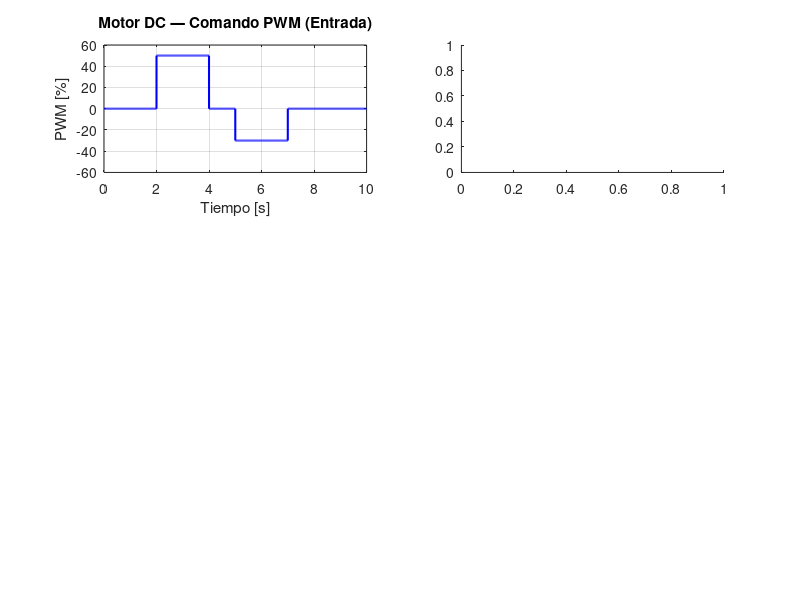

Write the MATLAB code that produced this figure. (Note: this script raises an error after producing the figure.)
%% ============================================================
%  SIMULACIÓN DE CONTROL EN LAZO ABIERTO — CitriBot RRP
%  Robótica I — Universidad Nacional de Asunción
%  ============================================================
%  Este script simula el comportamiento de los 3 tipos de motores
%  del brazo CitriBot controlados en lazo abierto.
%
%  Modelos utilizados:
%    Motor DC:     Función de transferencia de 1er orden
%    Stepper:      Respuesta ideal (escalón de posición)
%    Servo MG995:  Respuesta de 2do orden subamortiguada
%  ============================================================

clear; clc; close all;

%% =================== PARÁMETROS DEL SISTEMA ===================

% --- Motor DC 37Dx70.1L (con caja reductora) ---
% Modelamos el motor DC como un sistema de primer orden:
%   G(s) = K / (tau*s + 1)
% donde:
%   K   = ganancia estática (velocidad final / voltaje aplicado)
%   tau = constante de tiempo (tiempo para alcanzar 63.2% de la vel. final)

dc.K   = 100;       % [RPM/V] Ganancia del motor (aprox.)
dc.tau = 0.15;      % [s] Constante de tiempo mecánica + eléctrica
dc.Vmax = 12;       % [V] Voltaje máximo de alimentación

% --- Motor Paso a Paso NEMA 17 ---
% En lazo abierto, el stepper se modela como un integrador ideal:
% cada pulso incrementa la posición en un ángulo fijo (1.8°/paso).
% La velocidad depende de la frecuencia de pulsos.

stepper.step_angle = 1.8;          % [°/paso] Ángulo por paso completo
stepper.microstep  = 16;           % Factor de microstepping (A4988)
stepper.angle_per_ustep = stepper.step_angle / stepper.microstep;  % 0.1125°
stepper.pulse_delay_us = 800;      % [µs] Retardo entre pulsos
stepper.pulse_freq = 1e6 / (2 * stepper.pulse_delay_us); % [Hz] Frecuencia de pulsos

% --- Servo MG995 ---
% Modelamos el servo como un sistema de 2do orden:
%   G(s) = wn^2 / (s^2 + 2*zeta*wn*s + wn^2)
% El MG995 tiene una velocidad de ~0.2s/60° → wn ≈ 30 rad/s

servo.wn   = 30;     % [rad/s] Frecuencia natural
servo.zeta = 0.7;    % Factor de amortiguamiento (ligeramente subamortiguado)
servo.max_angle = 180; % [°] Rango máximo

%% =================== SIMULACIÓN TEMPORAL ===================
dt = 0.001;          % [s] Paso de simulación (1 ms)
t_total = 10;        % [s] Tiempo total de simulación
t = 0:dt:t_total;    % Vector de tiempo
N = length(t);

%% ---------- 1. SIMULACIÓN DEL MOTOR DC ----------
% Secuencia de comandos PWM (lazo abierto):
%   0-2s:   PWM = 0     (detenido)
%   2-4s:   PWM = 50%   (velocidad media adelante)
%   4-5s:   PWM = 0     (freno)
%   5-7s:   PWM = -30%  (velocidad baja reversa)
%   7-10s:  PWM = 0     (detenido)

% Señal de comando (porcentaje de PWM, -100 a +100)
pwm_cmd = zeros(1, N);
pwm_cmd(t >= 2 & t < 4) = 50;      % 50% adelante
pwm_cmd(t >= 5 & t < 7) = -30;     % 30% reversa

% Voltaje aplicado al motor
V_motor = (pwm_cmd / 100) * dc.Vmax;

% Simular respuesta del motor DC (Euler hacia adelante)
% dw/dt = (1/tau) * (K*V - w)
dc_vel = zeros(1, N);   % Velocidad angular [RPM]
dc_pos = zeros(1, N);   % Posición angular [°] (integral de velocidad)

for i = 2:N
    dw = (1/dc.tau) * (dc.K * V_motor(i-1) - dc_vel(i-1));
    dc_vel(i) = dc_vel(i-1) + dw * dt;
    dc_pos(i) = dc_pos(i-1) + dc_vel(i-1) * (360/60) * dt;  % RPM → °/s
end

%% ---------- 2. SIMULACIÓN DEL STEPPER NEMA 17 ----------
% Secuencia de comandos (lazo abierto):
%   0-1s:   Detenido
%   1-3s:   Avanzar 90° en sentido horario
%   3-4s:   Detenido
%   4-6s:   Retroceder 90° en sentido antihorario
%   6-10s:  Detenido

% Calcular cuántos pasos para 90°
steps_for_90 = round(90 / stepper.angle_per_ustep);
% Tiempo que tarda en dar esos pasos
time_for_90 = steps_for_90 * (2 * stepper.pulse_delay_us * 1e-6);

stepper_pos = zeros(1, N);         % Posición acumulada [°]
stepper_vel_cmd = zeros(1, N);     % Velocidad comandada [°/s]

% Velocidad angular del stepper cuando está en movimiento
stepper_speed = stepper.angle_per_ustep * stepper.pulse_freq;  % [°/s]

% Avance (1s hasta completar 90°)
t_start_fwd = 1.0;
t_end_fwd = t_start_fwd + time_for_90;
stepper_vel_cmd(t >= t_start_fwd & t < t_end_fwd) = stepper_speed;

% Retroceso (4s hasta completar 90°)
t_start_rev = 4.0;
t_end_rev = t_start_rev + time_for_90;
stepper_vel_cmd(t >= t_start_rev & t < t_end_rev) = -stepper_speed;

% Integrar para obtener posición
for i = 2:N
    stepper_pos(i) = stepper_pos(i-1) + stepper_vel_cmd(i-1) * dt;
end

%% ---------- 3. SIMULACIÓN DEL SERVO MG995 ----------
% Secuencia de comandos (lazo abierto):
%   0-1s:   Posición 90° (centro)
%   1-3s:   Ir a 0°
%   3-5s:   Ir a 180°
%   5-7s:   Ir a 90° (centro)
%   7-10s:  Mantener 90°

servo_cmd = 90 * ones(1, N);       % Comando de ángulo [°]
servo_cmd(t >= 1 & t < 3) = 0;
servo_cmd(t >= 3 & t < 5) = 180;
servo_cmd(t >= 5) = 90;

% Simular respuesta del servo (sistema de 2do orden)
% d²θ/dt² + 2*zeta*wn*dθ/dt + wn²*θ = wn²*θ_cmd
servo_pos = zeros(1, N);           % Posición real del servo [°]
servo_vel = zeros(1, N);           % Velocidad del servo [°/s]
servo_pos(1) = 90;                 % Posición inicial

for i = 2:N
    error = servo_cmd(i-1) - servo_pos(i-1);
    accel = servo.wn^2 * error - 2 * servo.zeta * servo.wn * servo_vel(i-1);
    servo_vel(i) = servo_vel(i-1) + accel * dt;
    servo_pos(i) = servo_pos(i-1) + servo_vel(i-1) * dt;
end

%% =================== GRÁFICAS ===================

figure('Name', 'Control en Lazo Abierto — CitriBot RRP', ...
    'Position', [100 50 900 750], 'Color', 'w');

% --- Motor DC ---
subplot(3,2,1);
plot(t, pwm_cmd, 'b-', 'LineWidth', 1.5);
xlabel('Tiempo [s]'); ylabel('PWM [%]');
title('Motor DC — Comando PWM (Entrada)');
grid on; ylim([-60 60]);

subplot(3,2,2);
yyaxis left;
plot(t, dc_vel, 'r-', 'LineWidth', 1.5);
ylabel('Velocidad [RPM]');
yyaxis right;
plot(t, dc_pos, 'g-', 'LineWidth', 1.2);
ylabel('Posición [°]');
xlabel('Tiempo [s]');
title('Motor DC — Respuesta (Velocidad y Posición)');
grid on; legend('Velocidad', 'Posición', 'Location', 'best');

% --- Stepper NEMA 17 ---
subplot(3,2,3);
plot(t, stepper_vel_cmd, 'b-', 'LineWidth', 1.5);
xlabel('Tiempo [s]'); ylabel('Velocidad [°/s]');
title('Stepper NEMA 17 — Velocidad Comandada');
grid on;

subplot(3,2,4);
plot(t, stepper_pos, 'r-', 'LineWidth', 1.5);
xlabel('Tiempo [s]'); ylabel('Posición [°]');
title('Stepper NEMA 17 — Posición Acumulada');
grid on;

% --- Servo MG995 ---
subplot(3,2,5);
stairs(t, servo_cmd, 'b-', 'LineWidth', 1.5);
xlabel('Tiempo [s]'); ylabel('Ángulo [°]');
title('Servo MG995 — Comando de Ángulo (Entrada)');
grid on; ylim([-10 200]);

subplot(3,2,6);
plot(t, servo_pos, 'r-', 'LineWidth', 1.5);
hold on;
stairs(t, servo_cmd, 'b--', 'LineWidth', 1);
xlabel('Tiempo [s]'); ylabel('Ángulo [°]');
title('Servo MG995 — Respuesta Real vs Comando');
legend('Respuesta real', 'Comando', 'Location', 'best');
grid on; ylim([-10 200]);

sgtitle('CONTROL EN LAZO ABIERTO — CitriBot RRP', 'FontSize', 14, 'FontWeight', 'bold');

%% =================== ANÁLISIS ADICIONAL ===================
% Imprimir resumen de la simulación

fprintf('\n========================================\n');
fprintf('  RESUMEN DE SIMULACIÓN — LAZO ABIERTO\n');
fprintf('========================================\n\n');

fprintf('MOTOR DC (37Dx70.1L):\n');
fprintf('  Ganancia K = %.0f RPM/V\n', dc.K);
fprintf('  Constante de tiempo tau = %.3f s\n', dc.tau);
fprintf('  Velocidad máxima teórica = %.0f RPM (a %dV)\n', dc.K*dc.Vmax, dc.Vmax);
fprintf('  Tiempo de establecimiento (5%%) ≈ %.3f s\n\n', 3*dc.tau);

fprintf('STEPPER NEMA 17:\n');
fprintf('  Ángulo por micro-paso = %.4f°\n', stepper.angle_per_ustep);
fprintf('  Frecuencia de pulsos = %.0f Hz\n', stepper.pulse_freq);
fprintf('  Velocidad angular = %.1f °/s (%.1f RPM)\n', stepper_speed, stepper_speed/6);
fprintf('  Tiempo para 90° = %.3f s (%d micro-pasos)\n\n', time_for_90, steps_for_90);

fprintf('SERVO MG995:\n');
fprintf('  Frecuencia natural wn = %.0f rad/s\n', servo.wn);
fprintf('  Amortiguamiento zeta = %.2f\n', servo.zeta);
fprintf('  Tiempo de establecimiento (2%%) ≈ %.3f s\n', 4/(servo.zeta*servo.wn));
fprintf('  Sobrepaso máximo ≈ %.1f%%\n', 100*exp(-pi*servo.zeta/sqrt(1-servo.zeta^2)));

%% =================== DIAGRAMA DE BLOQUES ===================
% Visualizar la diferencia entre lazo abierto y lazo cerrado

figure('Name', 'Lazo Abierto vs Lazo Cerrado', ...
    'Position', [150 100 800 400], 'Color', 'w');

% Texto explicativo con anotaciones
annotation('textbox', [0.05 0.55 0.9 0.4], ...
    'String', {'\bf LAZO ABIERTO (Esta entrega):', '', ...
    '  Comando → [Controlador/Arduino] → [Driver] → [Motor] → Movimiento', '', ...
    '  ❌ No hay sensor midiendo la salida', ...
    '  ❌ No hay corrección de errores', ...
    '  ✅ Simple de implementar', ...
    '  ✅ No requiere sensores adicionales'}, ...
    'FontSize', 11, 'EdgeColor', [0.2 0.6 0.2], 'LineWidth', 2, ...
    'BackgroundColor', [0.9 1 0.9]);

annotation('textbox', [0.05 0.05 0.9 0.4], ...
    'String', {'\bf LAZO CERRADO (Siguiente entrega):', '', ...
    '  Comando → [Controlador] → [Driver] → [Motor] → Movimiento', ...
    '                    ↑                                      │', ...
    '                    └──────── [Sensor/Encoder] ←────────┘', '', ...
    '  ✅ Corrige errores automáticamente', ...
    '  ✅ Mayor precisión', ...
    '  ❌ Requiere sensores (encoders, IMU, etc.)', ...
    '  ❌ Más complejo de diseñar y sintonizar'}, ...
    'FontSize', 11, 'EdgeColor', [0.8 0.2 0.2], 'LineWidth', 2, ...
    'BackgroundColor', [1 0.9 0.9]);

sgtitle('Comparación: Lazo Abierto vs Lazo Cerrado', 'FontSize', 14, 'FontWeight', 'bold');
